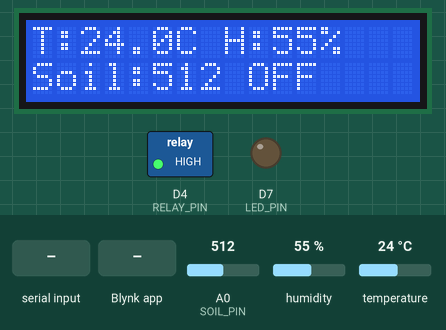
Recording of a sketch running on a simulated Arduino Uno R4 WiFi. On the bench: 16×2 character LCD, switched loads named in the sketch (green lamp = pin HIGH), output pins drawn as LEDs (lit = HIGH). The inputs (shaded band) are chosen by the test bench; at power-on: humidity 55 %, A0 (SOIL_PIN) = 512, temperature 24 °C. WiFi joins after 1.5 s; servers stay silent unless stated; what the sketch prints to the serial monitor is not drawn.

Above: at 5.0 s.
5.1 s: "1" received over Serial
At 6.0 s:
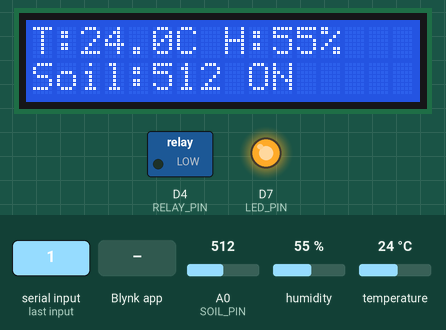
6.9 s: humidity set to 22 %
At 8.4 s:
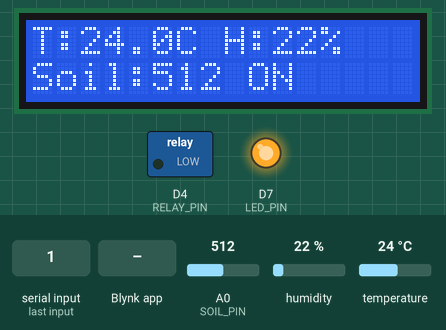
8.9 s: Blynk app writes 1 to V5
At 10.3 s:
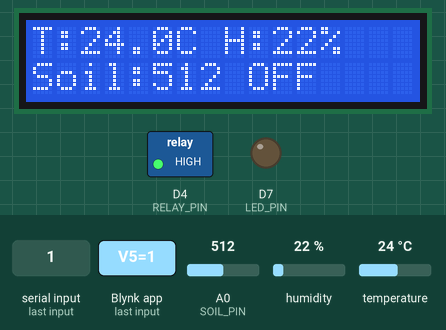
10.9 s: A0 (SOIL_PIN) set to 716
At 11.8 s:
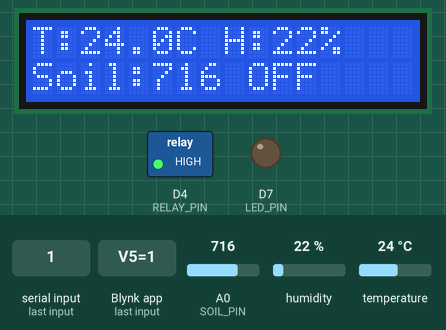
12.9 s: Blynk app writes 1 to V6
At 14.1 s:
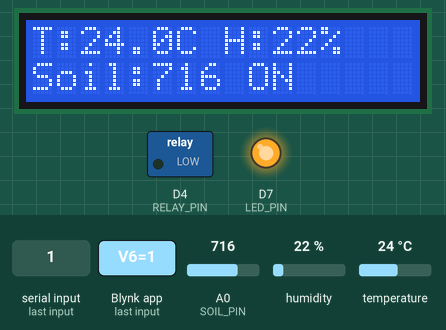
14.9 s: temperature set to 12 °C
At 17.6 s:
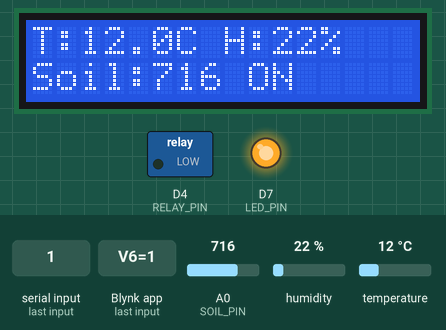
Timing chart, 0 to 18.9 s (numbered marks = the images above; inputs shaded):
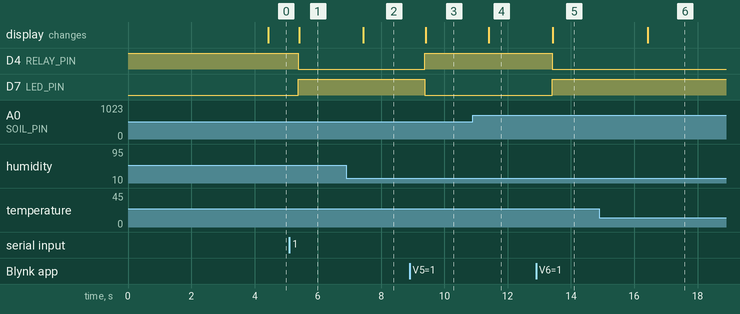

Measured:
- after the input at 5.1 s, D4 (RELAY_PIN): HIGH → LOW after 0.28 s; D7 (LED_PIN): LOW → HIGH after 0.28 s; the display: changes after 0.31 s (image 1)
- after the input at 6.9 s, the display: changes after 0.53 s (image 2)
- after the input at 8.9 s, D4 (RELAY_PIN): LOW → HIGH after 0.48 s; D7 (LED_PIN): HIGH → LOW after 0.48 s; the display: changes after 0.51 s (image 3)
- after the input at 10.9 s, the display: changes after 0.51 s (image 4)
- after the input at 12.9 s, D4 (RELAY_PIN): HIGH → LOW after 0.50 s; D7 (LED_PIN): LOW → HIGH after 0.50 s; the display: changes after 0.53 s (image 5)
- after the input at 14.9 s, the display: changes after 1.5 s (image 6)

The sketch:

AI_Blynk_Code.ino
```cpp
/*************************************************
 Project : AI-Based Smart Irrigation System
 Author  : Anusha Ilyas
 Board   : Arduino UNO R4 WiFi
 Version : AI + Serial Integrated v5.0
*************************************************/

#define BLYNK_PRINT Serial

// ---------------- BLYNK ----------------
#define BLYNK_TEMPLATE_ID "TMPL6MaMtQ48N"
#define BLYNK_TEMPLATE_NAME "Smart Farming System"
#define BLYNK_AUTH_TOKEN "1OO0SjDXfCVIztrxUpdzkHxbnuDyrwJr"

// ---------------- LIBRARIES ----------------
#include <SPI.h>
#include <WiFiS3.h>
#include <BlynkSimpleWifi.h>
#include <DHT.h>
#include <Wire.h>
#include <hd44780.h>
#include <hd44780ioClass/hd44780_I2Cexp.h>

// ---------------- WIFI ----------------
char ssid[] = "Redmi 12C";
char pass[] = "12345678A";

// ---------------- LCD ----------------
hd44780_I2Cexp lcd;

// ---------------- PINS ----------------
#define SOIL_PIN   A0
#define RELAY_PIN  4
#define LED_PIN    7
#define DHTPIN     A3
#define DHTTYPE    DHT11

// ---------------- OBJECTS ----------------
DHT dht(DHTPIN, DHTTYPE);
BlynkTimer timer;

// ---------------- VARIABLES ----------------
int soilValue = 0;
float temperature = 0;
float humidity = 0;

bool pumpState = false;
bool manualMode = false;
bool manualPump = false;
int aiDecision = 0;   // 0=OFF, 1=ON

// ---------------- APPLY PUMP STATE ----------------
void applyPump(bool on) {
  digitalWrite(RELAY_PIN, on ? LOW : HIGH);
  digitalWrite(LED_PIN, on ? HIGH : LOW);
  pumpState = on;
}

// ---------------- SENSOR TASK ----------------
void sendSensor() {
  soilValue = analogRead(SOIL_PIN);
  temperature = dht.readTemperature();
  humidity = dht.readHumidity();

  if (isnan(temperature) || isnan(humidity)) {
    Serial.println("DHT read failed!");
    return;
  }

  // ----------- CONTROL LOGIC -----------
  if (manualMode) {
    applyPump(manualPump);
  } else {
    applyPump(aiDecision == 1);
  }

  // ----------- LCD -----------
  lcd.clear();
  lcd.setCursor(0, 0);
  lcd.print("T:");
  lcd.print(temperature,1);
  lcd.print("C H:");
  lcd.print(humidity,0);
  lcd.print("%");

  lcd.setCursor(0, 1);
  lcd.print("Soil:");
  lcd.print(soilValue);
  lcd.print(" ");
  lcd.print(pumpState ? "ON" : "OFF");

  // ----------- SERIAL FORMAT (PYTHON COMPATIBLE) -----------
  Serial.print("Soil=");
  Serial.print(soilValue);
  Serial.print(" | Temp=");
  Serial.print(temperature,1);
  Serial.print("C | Hum=");
  Serial.print(humidity,1);
  Serial.print("% | Pump=");
  Serial.print(pumpState ? "ON" : "OFF");
  Serial.print(" | Mode=");
  Serial.println(manualMode ? "Manual" : "Auto");

  // ----------- BLYNK -----------
  Blynk.virtualWrite(V0, temperature);
  Blynk.virtualWrite(V1, humidity);
  Blynk.virtualWrite(V2, soilValue);
  Blynk.virtualWrite(V3, pumpState ? 255 : 0);
  Blynk.virtualWrite(V4, manualMode ? 255 : 0);
}

// ---------------- SERIAL AI COMMAND ----------------
void readAICommand() {
  if (Serial.available() > 0 && !manualMode) {
    char c = Serial.read();
    if (c == '0' || c == '1') {
      aiDecision = c - '0';
    }
  }
}

// ---------------- BLYNK CALLBACKS ----------------
BLYNK_WRITE(V5) {   // Manual Mode
  manualMode = param.asInt();
}

BLYNK_WRITE(V6) {   // Manual Pump
  manualPump = param.asInt();
}

// ---------------- SETUP ----------------
void setup() {
  Serial.begin(9600);

  pinMode(RELAY_PIN, OUTPUT);
  pinMode(LED_PIN, OUTPUT);
  applyPump(false);

  dht.begin();

  lcd.begin(16,2);
  lcd.backlight();
  lcd.print("Smart Farming");

  WiFi.begin(ssid, pass);
  while (WiFi.status() != WL_CONNECTED) delay(500);

  Blynk.begin(BLYNK_AUTH_TOKEN, ssid, pass);

  timer.setInterval(1000L, sendSensor);

  Serial.println("AI Smart Irrigation Started");
}

// ---------------- LOOP ----------------
void loop() {
  Blynk.run();
  timer.run();
  readAICommand();   // 👈 VERY IMPORTANT
}
```
